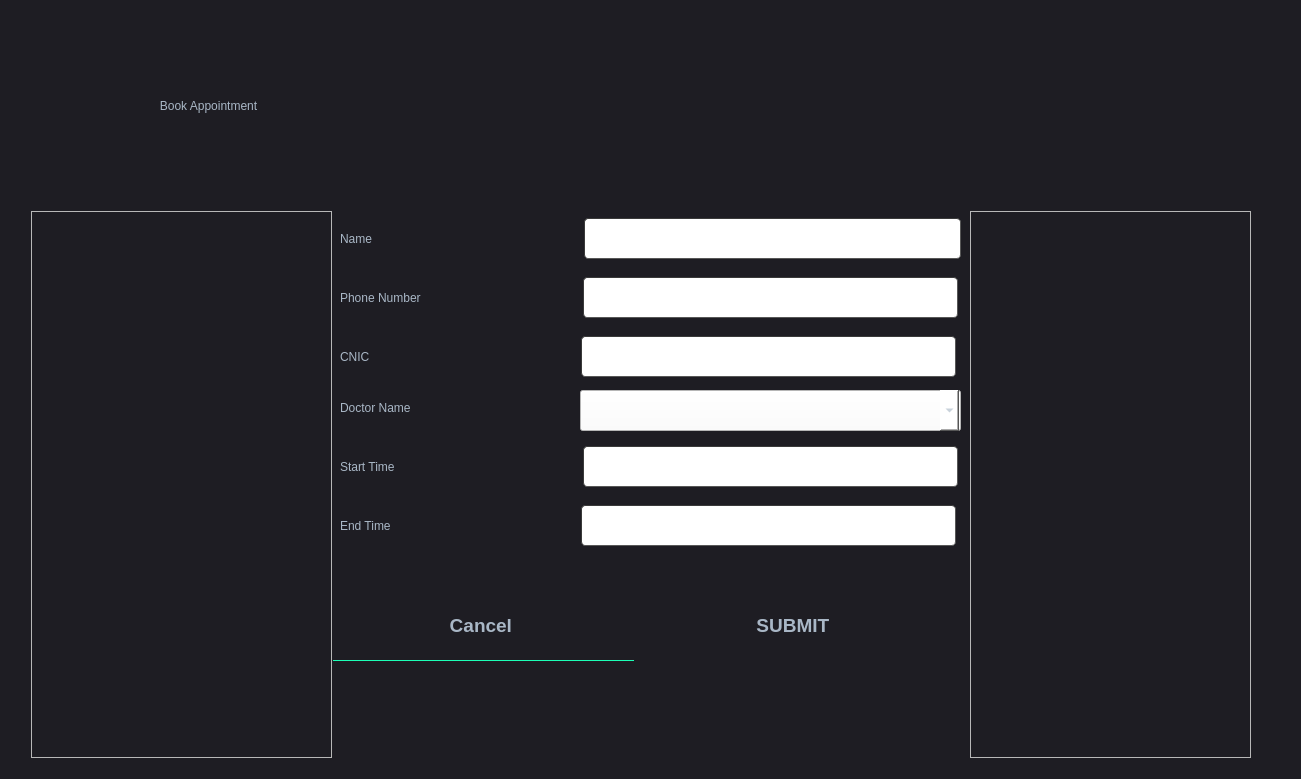
<?xml version="1.0" encoding="UTF-8"?>
<ui version="4.0">
 <class>Dialogappointment</class>
 <widget class="QDialog" name="Dialogappointment">
  <property name="geometry">
   <rect>
    <x>0</x>
    <y>0</y>
    <width>1301</width>
    <height>779</height>
   </rect>
  </property>
  <property name="windowTitle">
   <string>Dialog</string>
  </property>
  <property name="styleSheet">
   <string notr="true">
QMainWindow {
	background-color:#1e1d23;
}
QDialog {
	background-color:#1e1d23;
}
QColorDialog {
	background-color:#1e1d23;
}
QTextEdit {
	background-color:#1e1d23;
	color: #a9b7c6;
}
QPlainTextEdit {
	selection-background-color:#007b50;
	background-color:#1e1d23;
	border-style: solid;
	border-top-color: transparent;
	border-right-color: transparent;
	border-left-color: transparent;
	border-bottom-color: transparent;
	border-width: 1px;
	color: #a9b7c6;
}
QPushButton{
	border-style: solid;
	border-top-color: transparent;
	border-right-color: transparent;
	border-left-color: transparent;
	border-bottom-color: transparent;
	border-width: 1px;
	border-style: solid;
	color: #a9b7c6;
	padding: 2px;
	background-color: #1e1d23;
}
QPushButton::default{
	border-style: inset;
	border-top-color: transparent;
	border-right-color: transparent;
	border-left-color: transparent;
	border-bottom-color: #04b97f;
	border-width: 1px;
	color: #a9b7c6;
	padding: 2px;
	background-color: #1e1d23;
}
QToolButton {
	border-style: solid;
	border-top-color: transparent;
	border-right-color: transparent;
	border-left-color: transparent;
	border-bottom-color: #04b97f;
	border-bottom-width: 1px;
	border-style: solid;
	color: #a9b7c6;
	padding: 2px;
	background-color: #1e1d23;
}
QToolButton:hover{
	border-style: solid;
	border-top-color: transparent;
	border-right-color: transparent;
	border-left-color: transparent;
	border-bottom-color: #37efba;
	border-bottom-width: 2px;
	border-style: solid;
	color: #FFFFFF;
	padding-bottom: 1px;
	background-color: #1e1d23;
}
QPushButton:hover{
	border-style: solid;
	border-top-color: transparent;
	border-right-color: transparent;
	border-left-color: transparent;
	border-bottom-color: #37efba;
	border-bottom-width: 1px;
	border-style: solid;
	color: #FFFFFF;
	padding-bottom: 2px;
	background-color: #1e1d23;
}
QPushButton:pressed{
	border-style: solid;
	border-top-color: transparent;
	border-right-color: transparent;
	border-left-color: transparent;
	border-bottom-color: #37efba;
	border-bottom-width: 2px;
	border-style: solid;
	color: #37efba;
	padding-bottom: 1px;
	background-color: #1e1d23;
}
QPushButton:disabled{
	border-style: solid;
	border-top-color: transparent;
	border-right-color: transparent;
	border-left-color: transparent;
	border-bottom-color: #808086;
	border-bottom-width: 2px;
	border-style: solid;
	color: #808086;
	padding-bottom: 1px;
	background-color: #1e1d23;
}
QLineEdit {
	border-width: 1px; border-radius: 4px;
	border-color: rgb(58, 58, 58);
	border-style: inset;
	padding: 0 8px;
	color: #a9b7c6;
	background:#1e1d23;
	selection-background-color:#007b50;
	selection-color: #FFFFFF;
}
QLabel {
	color: #a9b7c6;
}
QLCDNumber {
	color: #37e6b4;
}
QProgressBar {
	text-align: center;
	color: rgb(240, 240, 240);
	border-width: 1px; 
	border-radius: 10px;
	border-color: rgb(58, 58, 58);
	border-style: inset;
	background-color:#1e1d23;
}
QProgressBar::chunk {
	background-color: #04b97f;
	border-radius: 5px;
}
QMenuBar {
	background-color: #1e1d23;
}
QMenuBar::item {
	color: #a9b7c6;
  	spacing: 3px;
  	padding: 1px 4px;
  	background: #1e1d23;
}

QMenuBar::item:selected {
  	background:#1e1d23;
	color: #FFFFFF;
}
QMenu::item:selected {
	border-style: solid;
	border-top-color: transparent;
	border-right-color: transparent;
	border-left-color: #04b97f;
	border-bottom-color: transparent;
	border-left-width: 2px;
	color: #FFFFFF;
	padding-left:15px;
	padding-top:4px;
	padding-bottom:4px;
	padding-right:7px;
	background-color: #1e1d23;
}
QMenu::item {
	border-style: solid;
	border-top-color: transparent;
	border-right-color: transparent;
	border-left-color: transparent;
	border-bottom-color: transparent;
	border-bottom-width: 1px;
	border-style: solid;
	color: #a9b7c6;
	padding-left:17px;
	padding-top:4px;
	padding-bottom:4px;
	padding-right:7px;
	background-color: #1e1d23;
}
QMenu{
	background-color:#1e1d23;
}
QTabWidget {
	color:rgb(0,0,0);
	background-color:#1e1d23;
}
QTabWidget::pane {
		border-color: rgb(77,77,77);
		background-color:#1e1d23;
		border-style: solid;
		border-width: 1px;
    	border-radius: 6px;
}
QTabBar::tab {
	border-style: solid;
	border-top-color: transparent;
	border-right-color: transparent;
	border-left-color: transparent;
	border-bottom-color: transparent;
	border-bottom-width: 1px;
	border-style: solid;
	color: #808086;
	padding: 3px;
	margin-left:3px;
	background-color: #1e1d23;
}
QTabBar::tab:selected, QTabBar::tab:last:selected, QTabBar::tab:hover {
  	border-style: solid;
	border-top-color: transparent;
	border-right-color: transparent;
	border-left-color: transparent;
	border-bottom-color: #04b97f;
	border-bottom-width: 2px;
	border-style: solid;
	color: #FFFFFF;
	padding-left: 3px;
	padding-bottom: 2px;
	margin-left:3px;
	background-color: #1e1d23;
}

QCheckBox {
	color: #a9b7c6;
	padding: 2px;
}
QCheckBox:disabled {
	color: #808086;
	padding: 2px;
}

QCheckBox:hover {
	border-radius:4px;
	border-style:solid;
	padding-left: 1px;
	padding-right: 1px;
	padding-bottom: 1px;
	padding-top: 1px;
	border-width:1px;
	border-color: rgb(87, 97, 106);
	background-color:#1e1d23;
}
QCheckBox::indicator:checked {

	height: 10px;
	width: 10px;
	border-style:solid;
	border-width: 1px;
	border-color: #04b97f;
	color: #a9b7c6;
	background-color: #04b97f;
}
QCheckBox::indicator:unchecked {

	height: 10px;
	width: 10px;
	border-style:solid;
	border-width: 1px;
	border-color: #04b97f;
	color: #a9b7c6;
	background-color: transparent;
}
QRadioButton {
	color: #a9b7c6;
	background-color: #1e1d23;
	padding: 1px;
}
QRadioButton::indicator:checked {
	height: 10px;
	width: 10px;
	border-style:solid;
	border-radius:5px;
	border-width: 1px;
	border-color: #04b97f;
	color: #a9b7c6;
	background-color: #04b97f;
}
QRadioButton::indicator:!checked {
	height: 10px;
	width: 10px;
	border-style:solid;
	border-radius:5px;
	border-width: 1px;
	border-color: #04b97f;
	color: #a9b7c6;
	background-color: transparent;
}
QStatusBar {
	color:#027f7f;
}
QSpinBox {
	color: #a9b7c6;	
	background-color: #1e1d23;
}
QDoubleSpinBox {
	color: #a9b7c6;	
	background-color: #1e1d23;
}
QTimeEdit {
	color: #a9b7c6;	
	background-color: #1e1d23;
}
QDateTimeEdit {
	color: #a9b7c6;	
	background-color: #1e1d23;
}
QDateEdit {
	color: #a9b7c6;	
	background-color: #1e1d23;
}
QComboBox {
	color: #a9b7c6;	
	background: #1e1d23;
}
QComboBox:editable {
	background: #1e1d23;
	color: #a9b7c6;
	selection-background-color: #1e1d23;
}
QComboBox QAbstractItemView {
	color: #a9b7c6;	
	background: #1e1d23;
	selection-color: #FFFFFF;
	selection-background-color: #1e1d23;
}
QComboBox:!editable:on, QComboBox::drop-down:editable:on {
	color: #a9b7c6;	
	background: #1e1d23;
}
QFontComboBox {
	color: #a9b7c6;	
	background-color: #1e1d23;
}
QToolBox {
	color: #a9b7c6;
	background-color: #1e1d23;
}
QToolBox::tab {
	color: #a9b7c6;
	background-color: #1e1d23;
}
QToolBox::tab:selected {
	color: #FFFFFF;
	background-color: #1e1d23;
}
QScrollArea {
	color: #FFFFFF;
	background-color: #1e1d23;
}
QSlider::groove:horizontal {
	height: 5px;
	background: #04b97f;
}
QSlider::groove:vertical {
	width: 5px;
	background: #04b97f;
}
QSlider::handle:horizontal {
	background: qlineargradient(x1:0, y1:0, x2:1, y2:1, stop:0 #b4b4b4, stop:1 #8f8f8f);
	border: 1px solid #5c5c5c;
	width: 14px;
	margin: -5px 0;
	border-radius: 7px;
}
QSlider::handle:vertical {
	background: qlineargradient(x1:1, y1:1, x2:0, y2:0, stop:0 #b4b4b4, stop:1 #8f8f8f);
	border: 1px solid #5c5c5c;
	height: 14px;
	margin: 0 -5px;
	border-radius: 7px;
}
QSlider::add-page:horizontal {
    background: white;
}
QSlider::add-page:vertical {
    background: white;
}
QSlider::sub-page:horizontal {
    background: #04b97f;
}
QSlider::sub-page:vertical {
    background: #04b97f;
}</string>
  </property>
  <widget class="QLabel" name="label">
   <property name="geometry">
    <rect>
     <x>80</x>
     <y>10</y>
     <width>681</width>
     <height>191</height>
    </rect>
   </property>
   <property name="minimumSize">
    <size>
     <width>641</width>
     <height>191</height>
    </size>
   </property>
   <property name="maximumSize">
    <size>
     <width>1091</width>
     <height>191</height>
    </size>
   </property>
   <property name="styleSheet">
    <string notr="true">font: 30pt &quot;Modern No. 20&quot;;</string>
   </property>
   <property name="text">
    <string>                        Book Appointment </string>
   </property>
  </widget>
  <widget class="QLabel" name="label_21">
   <property name="geometry">
    <rect>
     <x>340</x>
     <y>441</y>
     <width>237</width>
     <height>51</height>
    </rect>
   </property>
   <property name="minimumSize">
    <size>
     <width>111</width>
     <height>51</height>
    </size>
   </property>
   <property name="styleSheet">
    <string notr="true">font: 25pt &quot;Modern No. 20&quot;;</string>
   </property>
   <property name="text">
    <string>Start Time </string>
   </property>
  </widget>
  <widget class="QLineEdit" name="linedoctor_6">
   <property name="geometry">
    <rect>
     <x>581</x>
     <y>505</y>
     <width>375</width>
     <height>41</height>
    </rect>
   </property>
   <property name="minimumSize">
    <size>
     <width>375</width>
     <height>41</height>
    </size>
   </property>
   <property name="font">
    <font>
     <pointsize>14</pointsize>
     <bold>true</bold>
    </font>
   </property>
   <property name="styleSheet">
    <string notr="true">background-color:rgb(255, 255, 255)</string>
   </property>
  </widget>
  <widget class="QLineEdit" name="linest">
   <property name="geometry">
    <rect>
     <x>583</x>
     <y>446</y>
     <width>375</width>
     <height>41</height>
    </rect>
   </property>
   <property name="minimumSize">
    <size>
     <width>375</width>
     <height>41</height>
    </size>
   </property>
   <property name="font">
    <font>
     <pointsize>14</pointsize>
     <bold>true</bold>
    </font>
   </property>
   <property name="styleSheet">
    <string notr="true">background-color:rgb(255, 255, 255)</string>
   </property>
  </widget>
  <widget class="QLabel" name="label_22">
   <property name="geometry">
    <rect>
     <x>340</x>
     <y>382</y>
     <width>238</width>
     <height>51</height>
    </rect>
   </property>
   <property name="minimumSize">
    <size>
     <width>111</width>
     <height>51</height>
    </size>
   </property>
   <property name="styleSheet">
    <string notr="true">font: 25pt &quot;Modern No. 20&quot;;</string>
   </property>
   <property name="text">
    <string>Doctor Name </string>
   </property>
  </widget>
  <widget class="QLabel" name="label_23">
   <property name="geometry">
    <rect>
     <x>340</x>
     <y>500</y>
     <width>235</width>
     <height>51</height>
    </rect>
   </property>
   <property name="minimumSize">
    <size>
     <width>111</width>
     <height>51</height>
    </size>
   </property>
   <property name="styleSheet">
    <string notr="true">font: 25pt &quot;Modern No. 20&quot;;</string>
   </property>
   <property name="text">
    <string>End Time </string>
   </property>
  </widget>
  <widget class="QComboBox" name="comboBox">
   <property name="geometry">
    <rect>
     <x>580</x>
     <y>390</y>
     <width>381</width>
     <height>41</height>
    </rect>
   </property>
   <property name="font">
    <font>
     <pointsize>14</pointsize>
     <bold>true</bold>
    </font>
   </property>
   <property name="styleSheet">
    <string notr="true">background-color:rgb(255, 255, 255)</string>
   </property>
  </widget>
  <widget class="QFrame" name="frame_4">
   <property name="geometry">
    <rect>
     <x>970</x>
     <y>211</y>
     <width>281</width>
     <height>547</height>
    </rect>
   </property>
   <property name="minimumSize">
    <size>
     <width>281</width>
     <height>341</height>
    </size>
   </property>
   <property name="frameShape">
    <enum>QFrame::StyledPanel</enum>
   </property>
   <property name="frameShadow">
    <enum>QFrame::Raised</enum>
   </property>
  </widget>
  <widget class="QFrame" name="frame_3">
   <property name="geometry">
    <rect>
     <x>31</x>
     <y>211</y>
     <width>301</width>
     <height>547</height>
    </rect>
   </property>
   <property name="minimumSize">
    <size>
     <width>301</width>
     <height>351</height>
    </size>
   </property>
   <property name="frameShape">
    <enum>QFrame::StyledPanel</enum>
   </property>
   <property name="frameShadow">
    <enum>QFrame::Raised</enum>
   </property>
  </widget>
  <widget class="QLabel" name="label_15">
   <property name="geometry">
    <rect>
     <x>340</x>
     <y>213</y>
     <width>238</width>
     <height>51</height>
    </rect>
   </property>
   <property name="minimumSize">
    <size>
     <width>111</width>
     <height>51</height>
    </size>
   </property>
   <property name="styleSheet">
    <string notr="true">font: 25pt &quot;Modern No. 20&quot;;</string>
   </property>
   <property name="text">
    <string>Name                  </string>
   </property>
  </widget>
  <widget class="QLineEdit" name="linename">
   <property name="geometry">
    <rect>
     <x>584</x>
     <y>218</y>
     <width>377</width>
     <height>41</height>
    </rect>
   </property>
   <property name="minimumSize">
    <size>
     <width>377</width>
     <height>41</height>
    </size>
   </property>
   <property name="font">
    <font>
     <pointsize>14</pointsize>
     <bold>true</bold>
    </font>
   </property>
   <property name="styleSheet">
    <string notr="true">background-color:rgb(255, 255, 255)</string>
   </property>
  </widget>
  <widget class="QLineEdit" name="linephone">
   <property name="geometry">
    <rect>
     <x>583</x>
     <y>277</y>
     <width>375</width>
     <height>41</height>
    </rect>
   </property>
   <property name="minimumSize">
    <size>
     <width>375</width>
     <height>41</height>
    </size>
   </property>
   <property name="font">
    <font>
     <pointsize>14</pointsize>
     <bold>true</bold>
    </font>
   </property>
   <property name="styleSheet">
    <string notr="true">background-color:rgb(255, 255, 255)</string>
   </property>
  </widget>
  <widget class="QLabel" name="label_19">
   <property name="geometry">
    <rect>
     <x>340</x>
     <y>272</y>
     <width>237</width>
     <height>51</height>
    </rect>
   </property>
   <property name="minimumSize">
    <size>
     <width>111</width>
     <height>51</height>
    </size>
   </property>
   <property name="styleSheet">
    <string notr="true">font: 25pt &quot;Modern No. 20&quot;;</string>
   </property>
   <property name="text">
    <string>Phone Number    </string>
   </property>
  </widget>
  <widget class="QPushButton" name="pushButton_7">
   <property name="geometry">
    <rect>
     <x>333</x>
     <y>590</y>
     <width>301</width>
     <height>71</height>
    </rect>
   </property>
   <property name="minimumSize">
    <size>
     <width>301</width>
     <height>71</height>
    </size>
   </property>
   <property name="font">
    <font>
     <pointsize>14</pointsize>
     <bold>true</bold>
    </font>
   </property>
   <property name="text">
    <string>Cancel </string>
   </property>
  </widget>
  <widget class="QPushButton" name="pushButton_8">
   <property name="geometry">
    <rect>
     <x>640</x>
     <y>590</y>
     <width>311</width>
     <height>71</height>
    </rect>
   </property>
   <property name="minimumSize">
    <size>
     <width>311</width>
     <height>71</height>
    </size>
   </property>
   <property name="font">
    <font>
     <pointsize>14</pointsize>
     <bold>true</bold>
    </font>
   </property>
   <property name="text">
    <string>SUBMIT </string>
   </property>
  </widget>
  <widget class="QLabel" name="label_20">
   <property name="geometry">
    <rect>
     <x>340</x>
     <y>331</y>
     <width>235</width>
     <height>51</height>
    </rect>
   </property>
   <property name="minimumSize">
    <size>
     <width>111</width>
     <height>51</height>
    </size>
   </property>
   <property name="styleSheet">
    <string notr="true">font: 25pt &quot;Modern No. 20&quot;;</string>
   </property>
   <property name="text">
    <string>CNIC                  </string>
   </property>
  </widget>
  <widget class="QLineEdit" name="linecnic">
   <property name="geometry">
    <rect>
     <x>581</x>
     <y>336</y>
     <width>375</width>
     <height>41</height>
    </rect>
   </property>
   <property name="minimumSize">
    <size>
     <width>375</width>
     <height>41</height>
    </size>
   </property>
   <property name="font">
    <font>
     <pointsize>14</pointsize>
     <bold>true</bold>
    </font>
   </property>
   <property name="styleSheet">
    <string notr="true">background-color:rgb(255, 255, 255)</string>
   </property>
  </widget>
 </widget>
 <resources/>
 <connections/>
</ui>
